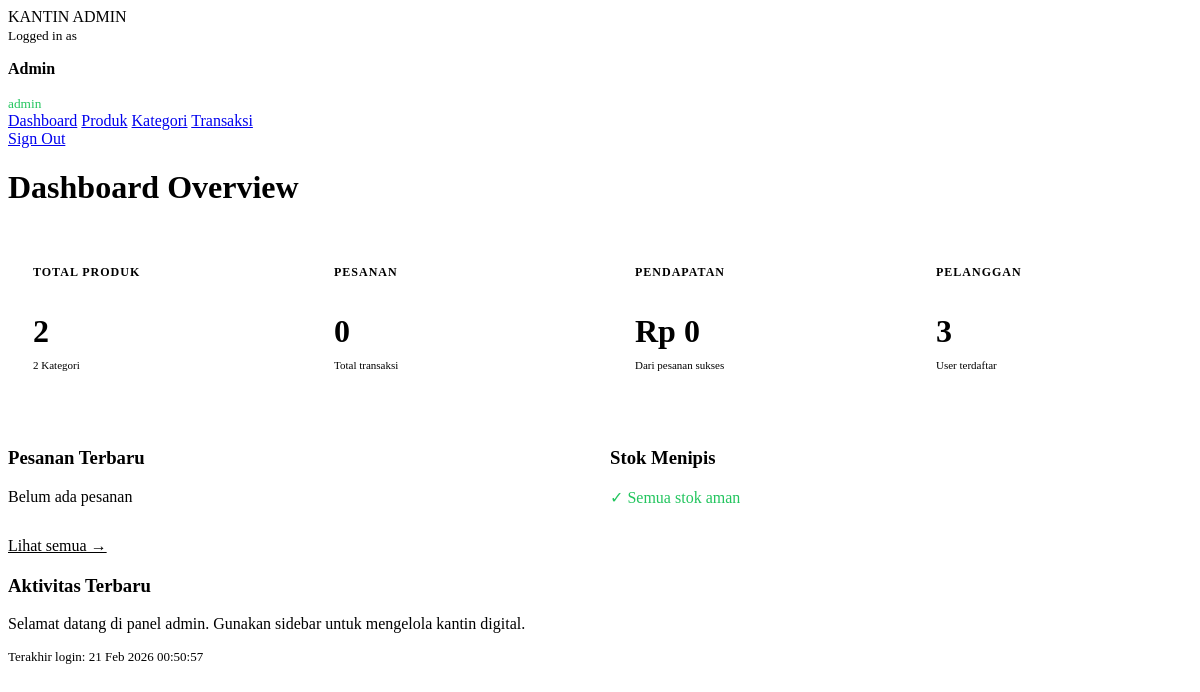
The app's page /admin/dashboard.php (signed in), older data.
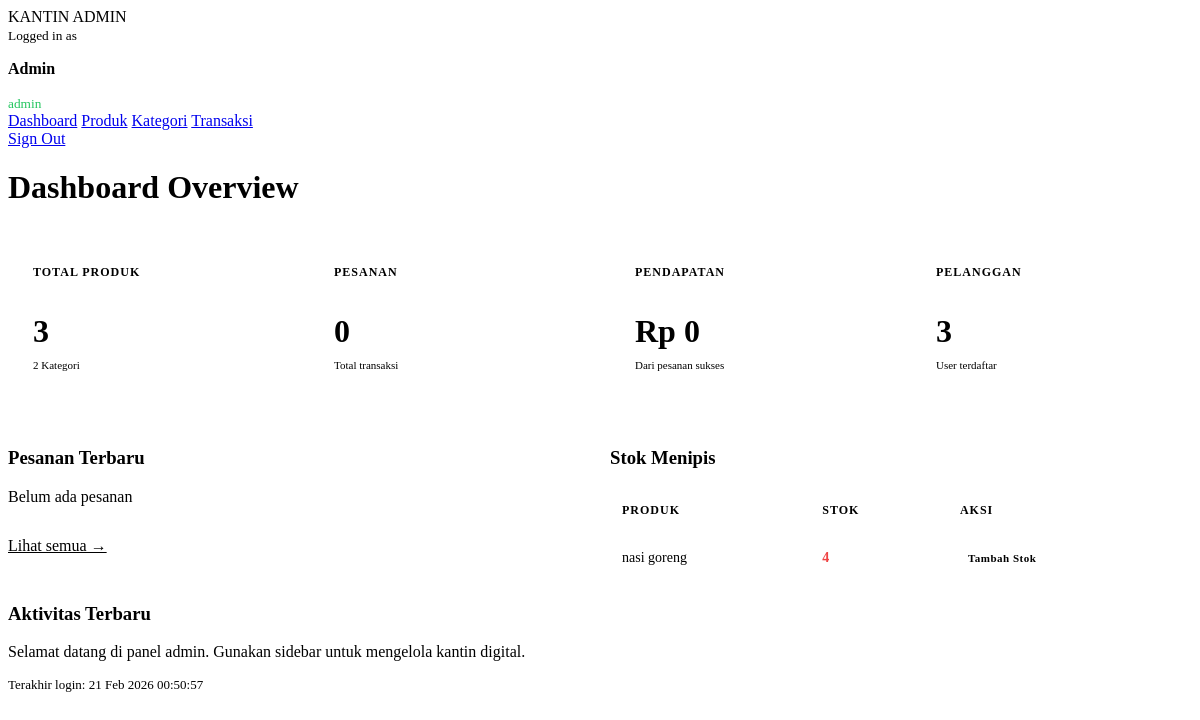
The same page, newer data.
### tables this page shows
CREATE TABLE `products` (
  `id` int(11) NOT NULL,
  `category_id` int(11) DEFAULT NULL,
  `name` varchar(150) DEFAULT NULL,
  `price` int(11) DEFAULT NULL,
  `stock` int(11) DEFAULT NULL,
  `image` varchar(255) DEFAULT NULL,
  `status` enum('available','soldout','coming') DEFAULT 'available',
  `is_coming_soon` tinyint(1) NOT NULL DEFAULT 0
);

### core/helpers.php (called while the page is built, shortened)
<?php
function format_rp($angka)
{
     return "Rp " . number_format($angka, 0, ',', '.');
}
?>

### admin/dashboard.php (the view, shortened to what this page needs)
<?php
require "../core/database.php";
require "../core/helpers.php";
include "layout.php";
$countProducts = mysqli_fetch_assoc(mysqli_query($conn, "SELECT COUNT(*) as total FROM products"))['total'];
$countCategories = mysqli_fetch_assoc(mysqli_query($conn, "SELECT COUNT(*) as total FROM categories"))['total'];
$countOrders = mysqli_fetch_assoc(mysqli_query($conn, "SELECT COUNT(*) as total FROM orders"))['total'];
$countCustomers = mysqli_fetch_assoc(mysqli_query($conn, "SELECT COUNT(*) as total FROM users WHERE role='customer'"))['total'];
$totalIncome = mysqli_fetch_assoc(mysqli_query($conn, "SELECT IFNULL(SUM(total),0) as total FROM orders WHERE status='SUCCESS'"))['total'];
$recentOrders = mysqli_query($conn, "SELECT o.*, u.name as customer_name
                                     FROM orders o
                                     JOIN users u ON o.user_id = u.id
                                     ORDER BY o.id DESC LIMIT 5");
$lowStock = mysqli_query($conn, "SELECT * FROM products WHERE stock < 5 AND stock > 0 ORDER BY stock ASC LIMIT 5");
?>
<h1>Dashboard Overview</h1>
<div class="stats-grid">
     <div class="stat-card">
          <h3>TOTAL PRODUK</h3>
          <p><?= $countProducts ?></p>
          <small><?= $countCategories ?> Kategori</small>
     </div>
     <div class="stat-card">
          <h3>PESANAN</h3>
          <p><?= $countOrders ?></p>
          <small>Total transaksi</small>
     </div>
     <div class="stat-card">
          <h3>PENDAPATAN</h3>
          <p><?= format_rp($totalIncome ?? 0) ?></p>
          <small>Dari pesanan sukses</small>
     </div>
     <div class="stat-card">
          <h3>PELANGGAN</h3>
          <p><?= $countCustomers ?></p>
          <small>User terdaftar</small>
     </div>
</div>
<div style="display: grid; grid-template-columns: 1fr 1fr; gap: 20px;">
     <div class="card">
          <h3>Pesanan Terbaru</h3>
          <?php if (mysqli_num_rows($recentOrders) > 0): ?>
               <table style="margin-top: 15px;">
                    <thead>
                         <tr>
                              <th>Invoice</th>
                              <th>Pelanggan</th>
                              <th>Total</th>
                              <th>Status</th>
                         </tr>
                    </thead>
                    <tbody>
                         <?php while ($order = mysqli_fetch_assoc($recentOrders)): ?>
                              <tr>
                                   <td>#<?= $order['id'] ?></td>
                                   <td><?= htmlspecialchars($order['customer_name']) ?></td>
                                   <td><?= format_rp($order['total']) ?></td>
                                   <td>
                                        <span class="status-badge status-<?= strtolower($order['status']) ?>">
                                             <?= $order['status'] ?>
                                        </span>
                                   </td>
                              </tr>
                         <?php endwhile; ?>
                    </tbody>
               </table>
          <?php else: ?>
               <p style="color: var(--text-muted); margin-top: 15px;">Belum ada pesanan</p>
          <?php endif; ?>
          <a href="orders.php" style="display: inline-block; margin-top: 15px; color: var(--accent);">Lihat semua →</a>
     </div>
     <div class="card">
          <h3>Stok Menipis</h3>
          <?php if (mysqli_num_rows($lowStock) > 0): ?>
               <table style="margin-top: 15px;">
                    <thead>
                         <tr>
                              <th>Produk</th>
                              <th>Stok</th>
                              <th>Aksi</th>
                         </tr>
                    </thead>
                    <tbody>
                         <?php while ($product = mysqli_fetch_assoc($lowStock)): ?>
                              <tr>
                                   <td><?= htmlspecialchars($product['name']) ?></td>
                                   <td style="color: #ef4444; font-weight: 700;"><?= $product['stock'] ?></td>
                                   <td>
                                        <a href="products.php?edit=<?= $product['id'] ?>" class="btn-admin primary small">Tambah
                                             Stok</a>
                                   </td>
                              </tr>
                         <?php endwhile; ?>
                    </tbody>
               </table>
          <?php else: ?>
               <p style="color: #22c55e; margin-top: 15px;">✓ Semua stok aman</p>
          <?php endif; ?>
     </div>
</div>
<div class="card" style="margin-top: 20px;">
     <h3>Aktivitas Terbaru</h3>
     <p style="color: var(--text-muted); margin-top: 10px;">
          Selamat datang di panel admin. Gunakan sidebar untuk mengelola kantin digital.
     </p>
     <p style="color: var(--text-muted); margin-top: 5px; font-size: 13px;">
          Terakhir login: <?= date('d M Y H:i:s') ?>
     </p>
</div>
</main>
</div>
</body>
</html>

### admin/layout.php (shortened to what this page needs)
<?php
$current_page = basename($_SERVER['PHP_SELF']);
?>
<!DOCTYPE html>
<html lang="id">
<head>
     <link rel="stylesheet" href="../public/assets/css/admin.css?v=<?= time(); ?>">
</head>
<body>
     <div class="admin-container">
          <aside class="sidebar">
               <div class="brand">KANTIN ADMIN</div>
               <div class="admin-profile">
                    <small>Logged in as</small>
                    <p><strong><?= htmlspecialchars($_SESSION['user_name'] ?? 'Admin') ?></strong></p>
                    <small style="color: #22c55e;"><?= $_SESSION['user_role'] ?? 'admin' ?></small>
               </div>
               <nav>
                    <a href="dashboard.php"
                         class="<?= $current_page == 'dashboard.php' ? 'active' : '' ?>">Dashboard</a>
                    <a href="products.php" class="<?= $current_page == 'products.php' ? 'active' : '' ?>">Produk</a>
                    <a href="categories.php"
                         class="<?= $current_page == 'categories.php' ? 'active' : '' ?>">Kategori</a>
                    <a href="orders.php" class="<?= $current_page == 'orders.php' ? 'active' : '' ?>">Transaksi</a>
               </nav>
               <a href="../auth/logout.php" class="logout-btn" onclick="return confirm('Yakin ingin keluar?')">Sign
                    Out</a>
          </aside>
          <main class="main-content">

### public/assets/css/admin.css (style rules this page uses)
.stats-grid { display: grid; grid-template-columns: repeat(auto-fit, minmax(240px, 1fr)); gap: 20px; margin-bottom: 30px; }
.stat-card { background: var(--card-bg); padding: 25px; border-radius: var(--radius); border: 1px solid var(--border); transition: transform 0.3s ease, box-shadow 0.3s ease; }
.stat-card h3 { font-size: 12px; color: var(--text-muted); text-transform: uppercase; letter-spacing: 1px; margin-bottom: 10px; }
.stat-card p { font-size: 32px; font-weight: 700; line-height: 1.2; margin-bottom: 5px; }
.stat-card small { font-size: 11px; color: var(--text-muted); }
table { width: 100%; border-collapse: collapse; }
th { text-align: left; padding: 15px 12px; font-size: 12px; color: var(--text-muted); border-bottom: 2px solid var(--border); text-transform: uppercase; letter-spacing: 1px; }
td { padding: 15px 12px; border-bottom: 1px solid var(--border); font-size: 14px; }
.btn-admin { padding: 10px 20px; border-radius: 6px; font-size: 13px; font-weight: 600; cursor: pointer; text-decoration: none; display: inline-block; border: none; transition: all 0.2s ease; letter-spacing: 0.5px; }
.btn-admin.primary { background: var(--accent); color: #000; }
.btn-admin.small { padding: 6px 12px; font-size: 11px; }

### admin/dashboard.php (style rules this page uses)
.btn-admin.small { padding: 4px 8px; font-size: 11px; }

Row changes from the older to the newer data that the page shows:
now on this page (row edited): products: name "nasi goreng", stock "4"
Text that changed along with them:
$countProducts: "2" → "3"
text no longer shown: "✓ Semua stok aman"
text now shown: "PRODUK STOK AKSI"
